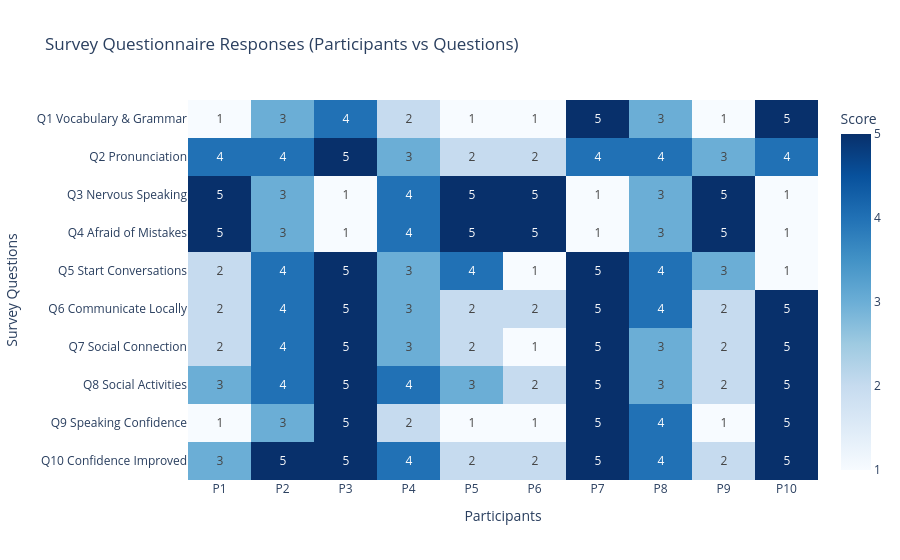

The notebook cell this image was saved under:
### Code cell
data = {"P1":[1,4,5,5,2,2,2,3,1,3], "P2":[3,4,3,3,4,4,4,4,3,5], "P3":[4,5,1,1,5,5,5,5,5,5], "P4":[2,3,4,4,3,3,3,4,2,4], "P5":[1,2,5,5,4,2,2,3,1,2], "P6":[1,2,5,5,1,2,1,2,1,2], "P7":[5,4,1,1,5,5,5,5,5,5], "P8":[3,4,3,3,4,4,3,3,4,4], "P9":[1,3,5,5,3,2,2,2,1,2], "P10":[5,4,1,1,1,5,5,5,5,5]}

questions = ["Q1 Vocabulary & Grammar", "Q2 Pronunciation", "Q3 Nervous Speaking", "Q4 Afraid of Mistakes", "Q5 Start Conversations", "Q6 Communicate Locally", "Q7 Social Connection", "Q8 Social Activities", "Q9 Speaking Confidence", "Q10 Confidence Improved"]

df = pd.DataFrame(data, index=questions)

fig = go.Figure(data=go.Heatmap(z=df.values, x=df.columns, y=df.index, colorscale="Blues", zmin=1, zmax=5, text=df.values, texttemplate="%{text}", colorbar=dict(title="Score", tickvals=[1,2,3,4,5], ticktext=["1","2","3","4","5"])))

fig.update_layout(title="Survey Questionnaire Responses (Participants vs Questions)", xaxis_title="Participants", yaxis_title="Survey Questions", yaxis=dict(autorange="reversed"))

fig.show()

### Figure 1 — Plotly figure (JSON) as saved in the notebook; plotly's stock layout.template omitted (floating-point values rounded to 4 significant figures)
{"data": [{"colorbar": {"ticktext": ["1", "2", "3", "4", "5"], "tickvals": [1, 2, 3, 4, 5], "title": {"text": "Score"}}, "colorscale": [[0, "rgb(247,251,255)"], [0.125, "rgb(222,235,247)"], [0.25, "rgb(198,219,239)"], [0.375, "rgb(158,202,225)"], [0.5, "rgb(107,174,214)"], [0.625, "rgb(66,146,198)"], [0.75, "rgb(33,113,181)"], [0.875, "rgb(8,81,156)"], [1, "rgb(8,48,107)"]], "text": [[1, 3, 4, 2, 1, 1, 5, 3, 1, 5], [4, 4, 5, 3, 2, 2, 4, 4, 3, 4], [5, 3, 1, 4, 5, 5, 1, 3, 5, 1], [5, 3, 1, 4, 5, 5, 1, 3, 5, 1], [2, 4, 5, 3, 4, 1, 5, 4, 3, 1], [2, 4, 5, 3, 2, 2, 5, 4, 2, 5], [2, 4, 5, 3, 2, 1, 5, 3, 2, 5], [3, 4, 5, 4, 3, 2, 5, 3, 2, 5], [1, 3, 5, 2, 1, 1, 5, 4, 1, 5], [3, 5, 5, 4, 2, 2, 5, 4, 2, 5]], "texttemplate": "%{text}", "type": "heatmap", "x": ["P1", "P2", "P3", "P4", "P5", "P6", "P7", "P8", "P9", "P10"], "y": ["Q1 Vocabulary & Grammar", "Q2 Pronunciation", "Q3 Nervous Speaking", "Q4 Afraid of Mistakes", "Q5 Start Conversations", "Q6 Communicate Locally", "Q7 Social Connection", "Q8 Social Activities", "Q9 Speaking Confidence", "Q10 Confidence Improved"], "z": [[1, 3, 4, 2, 1, 1, 5, 3, 1, 5], [4, 4, 5, 3, 2, 2, 4, 4, 3, 4], [5, 3, 1, 4, 5, 5, 1, 3, 5, 1], [5, 3, 1, 4, 5, 5, 1, 3, 5, 1], [2, 4, 5, 3, 4, 1, 5, 4, 3, 1], [2, 4, 5, 3, 2, 2, 5, 4, 2, 5], [2, 4, 5, 3, 2, 1, 5, 3, 2, 5], [3, 4, 5, 4, 3, 2, 5, 3, 2, 5], [1, 3, 5, 2, 1, 1, 5, 4, 1, 5], [3, 5, 5, 4, 2, 2, 5, 4, 2, 5]], "zmax": 5, "zmin": 1}], "layout": {"title": {"text": "Survey Questionnaire Responses (Participants vs Questions)"}, "xaxis": {"title": {"text": "Participants"}}, "yaxis": {"autorange": "reversed", "title": {"text": "Survey Questions"}}}}
